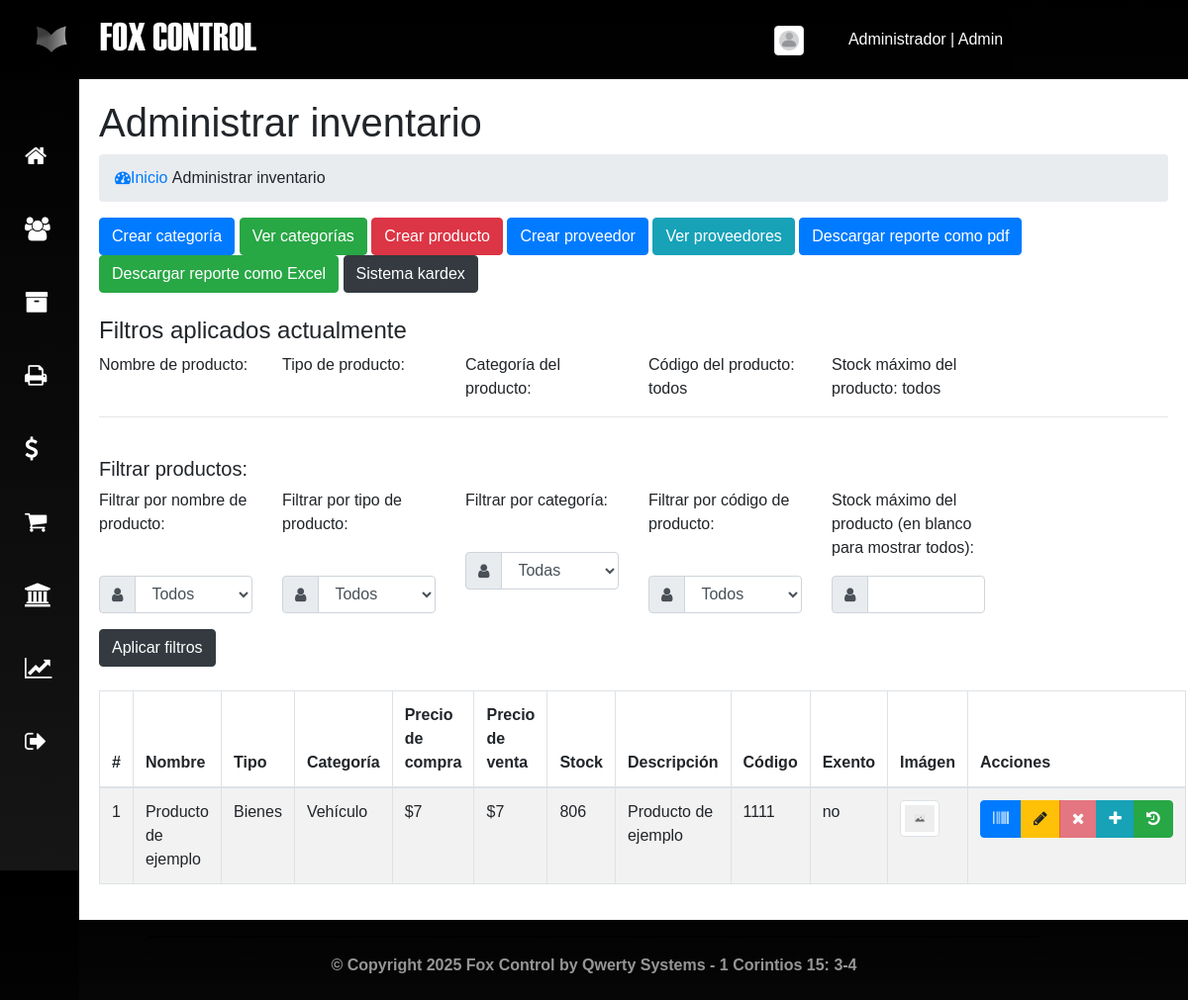
The page /FOX-CONTROL/index.php?ruta=inventario&filtroNombre=todos&filtroTipo=todos&filtroCategoria=todos&filtroCodigo=todos&filtroStock=todos (signed in) on the database its author committed.
### tables this page shows
CREATE TABLE `inventario` (
  `id` int(11) NOT NULL,
  `nombre` text NOT NULL,
  `tipo` int(11) NOT NULL,
  `categoria_id` int(11) NOT NULL,
  `precio_compra` double NOT NULL,
  `precio_venta` double NOT NULL,
  `stock` int(11) NOT NULL,
  `descripcion` text NOT NULL,
  `codigo` text NOT NULL,
  `imagen` text NOT NULL,
  `unidadMedida` int(11) NOT NULL,
  `peso` text NOT NULL,
  `fecha_vencimiento` date NOT NULL,
  `fecha` timestamp NOT NULL DEFAULT current_timestamp() ON UPDATE current_timestamp(),
  `exento_iva` text NOT NULL,
  `origen` text NOT NULL,
  `marca` text NOT NULL,
  `modelo` text NOT NULL
);

CREATE TABLE `categorias` (
  `id` int(11) NOT NULL,
  `nombre` text NOT NULL,
  `descripcion` text NOT NULL
);

### FOX-CONTROL/controladores/plantilla.controlador.php (called while the page is built)
<?php
class ControladorPlantilla{
	static public function ctrPlantilla(){
		include "vistas/plantilla.php";
	}
}

### FOX-CONTROL/index.php (called while the page is built, shortened)
<?php
require_once "controladores/plantilla.controlador.php";
require_once "controladores/usuarios.controlador.php";
require_once "controladores/categorias.controlador.php";
require_once "controladores/productos.controlador.php";
require_once "controladores/ordenes.controlador.php";
require_once "modelos/categorias.modelo.php";
require_once "modelos/productos.modelo.php";
$plantilla = new ControladorPlantilla();
$plantilla -> ctrPlantilla();

### FOX-CONTROL/controladores/productos.controlador.php (called while the page is built, shortened)
<?php
class ControladorProductos{
	static public function ctrMostrarProductos($item, $valor){
		$tabla = "inventario";
		$respuesta = ModeloProductos::MdlMostrarProductos($tabla, $item, $valor);
		return $respuesta;
	}
}

### FOX-CONTROL/modelos/conexion.php (called while the page is built, shortened)
<?php
class Conexion{
	static public function conectar(){
		$link = new PDO("mysql:host=localhost;dbname=fox_control",
			            "root",
			            "");
		$link->exec("set names utf8");
		return $link;
	}
}

### FOX-CONTROL/modelos/productos.modelo.php (called while the page is built, shortened)
<?php
require_once "conexion.php";
class ModeloProductos{
	static public function mdlMostrarProductos($tabla, $item, $valor){
		if($item != null){
			$stmt = Conexion::conectar()->prepare("SELECT * FROM $tabla WHERE $item = :$item");
			$stmt -> bindParam(":".$item, $valor, PDO::PARAM_STR);
			$stmt -> execute();
			return $stmt -> fetch();
		}else{
			$stmt = Conexion::conectar()->prepare("SELECT * FROM $tabla");
			$stmt -> execute();
			return $stmt -> fetchAll();
		}
	}
}

### FOX-CONTROL/controladores/categorias.controlador.php (called while the page is built, shortened)
<?php
class ControladorCategorias{
	static public function ctrMostrarCategorias($item, $valor){
		$tabla = "categorias";
		$respuesta = ModeloCategorias::MdlMostrarCategorias($tabla, $item, $valor);
		return $respuesta;
	}
}

### FOX-CONTROL/modelos/categorias.modelo.php (called while the page is built, shortened)
<?php
require_once "conexion.php";
class ModeloCategorias{
	static public function mdlMostrarCategorias($tabla, $item, $valor){
		if($item != null){
			$stmt = Conexion::conectar()->prepare("SELECT * FROM $tabla WHERE $item = :$item");
			$stmt -> bindParam(":".$item, $valor, PDO::PARAM_STR);
			$stmt -> execute();
			return $stmt -> fetch();
		}else{
			$stmt = Conexion::conectar()->prepare("SELECT * FROM $tabla");
			$stmt -> execute();
			return $stmt -> fetchAll();
		}
	}
}

### FOX-CONTROL/vistas/modulos/inventario.php (the view, shortened to what this page needs)
<div class="main-content content-wrapper">
  <section class="content-header">
    <h1>
      Administrar inventario
    </h1>
    <ol class="breadcrumb">
      <li><a href="inicio"><i class="fa fa-dashboard"></i>Inicio </a></li>
      <li class="active">&nbsp;Administrar inventario</li>
    </ol>
  </section>
  <section class="content">
    <div class="box">
      <div class="box-header with-border">
        <button class="btn btn-primary" data-toggle="modal" data-target="#modalCrearCategoria">Crear categoría</button>
        <button class="btn btn-success" data-toggle="modal" data-target="#modalVerCategorias">Ver categorías</button>
        <button class="btn btn-danger" data-toggle="modal" data-target="#modalCrearProducto">Crear producto</button>
        <button class="btn btn-primary" data-toggle="modal" data-target="#modalCrearProveedor">Crear proveedor</button>
        <button class="btn btn-info" data-toggle="modal" data-target="#modalVerProveedores">  Ver proveedores</button>
        <button class="btn btn-primary" id="imprimirInventario" onclick="descargarPdf2()">Descargar reporte como pdf</button>
        <button class="btn btn-success" onclick="exportarExcel2()">Descargar reporte como Excel</button>
        <button class="btn btn-dark" onclick="location.href='kardex'">Sistema kardex</button>
<br><br>
      </div>
      <div class="box-body">
      <?php
            $filtroNombre = isset($_GET['filtroNombre']) ? $_GET['filtroNombre'] : 'todos';
            $filtroTipo = isset($_GET['filtroTipo']) ? $_GET['filtroTipo'] : 'todos';
            $filtroCategoria = isset($_GET['filtroCategoria']) ? $_GET['filtroCategoria'] : 'todos';
            $filtroCodigo = isset($_GET['filtroCodigo']) ? $_GET['filtroCodigo'] : 'todos';
            $filtroStock = isset($_GET['filtroStock']) ? $_GET['filtroStock'] : 'todos';
            $filtroNombreF = "";
            $filtroTipoF = "";
            $filtroCategoriaF = "";
            echo '
                <h4>Filtros aplicados actualmente</h4>
                <div class="row">
                  <div class="col-xl-2 col-xs-12">
                    Nombre de producto: '.$filtroNombreF.'
                  </div>
                  <div class="col-xl-2 col-xs-12">
                    Tipo de producto: '.$filtroTipoF.'
                  </div>
                  <div class="col-xl-2 col-xs-12">
                    Categoría del producto: '.$filtroCategoriaF.'
                  </div>
                  <div class="col-xl-2 col-xs-12">
                    Código del producto: '.$filtroCodigo.'
                  </div>
                  <div class="col-xl-2 col-xs-12">
                    Stock máximo del producto: '.$filtroStock.'
                  </div>
                </div>
            ';
        ?>
        <hr>
        <br>
        <h5>Filtrar productos:</h5>
        <form role="form" method="get" action="index.php?ruta=inventario" enctype="multipart/form-data">
          <div class="row">
            <div class="col-xl-2 col-xs-12">
                <div class="form-group">
                <p>Filtrar por nombre de producto:</p>
                <br>
                  <div class="input-group mb-3">
                        <div class="input-group-prepend">
                                <span class="input-group-text" id="basic-addon1"><i class="fa fa-user"></i></span>
                        </div>
                        <select class="form-control" name="filtroNombre" value="" required>
                          <option value="todos">Todos</option>
                          <?php
                              $item = null;
                              $valor = null;
                              $productos = ControladorProductos::ctrMostrarProductos($item, $valor);
                          ?>
                        </select>
                  </div>
                </div>
            </div>
            <div class="col-xl-2 col-xs-12">
                <div class="form-group">
                <p>Filtrar por tipo de producto:</p>
                <br>
                  <div class="input-group mb-3">
                        <div class="input-group-prepend">
                                <span class="input-group-text" id="basic-addon1"><i class="fa fa-user"></i></span>
                        </div>
                        <select class="form-control" name="filtroTipo" value="" required>
                          <option value="todos">Todos</option>
                        </select>
                  </div>
                </div>
            </div>
            <div class="col-xl-2 col-xs-12">
                <div class="form-group">
                <p>Filtrar por categoría:</p>
                <br>
                  <div class="input-group mb-3">
                        <div class="input-group-prepend">
                                <span class="input-group-text" id="basic-addon1"><i class="fa fa-user"></i></span>
                        </div>
                        <select class="form-control" name="filtroCategoria" value="" required>
                          <option value="todos">Todas</option>
                        </select>
                  </div>
                </div>
            </div>
            <div class="col-xl-2 col-xs-12">
                <div class="form-group">
                <p>Filtrar por código de producto:</p>
                <br>
                  <div class="input-group mb-3">
                        <div class="input-group-prepend">
                                <span class="input-group-text" id="basic-addon1"><i class="fa fa-user"></i></span>
                        </div>
                        <select class="form-control" name="filtroCodigo" value="" required>
                          <option value="todos">Todos</option>
                        </select>
                  </div>
                </div>
            </div>
            <div class="col-xl-2 col-xs-12">
                <div class="form-group">
                <p>Stock máximo del producto (en blanco para mostrar todos):</p>
                  <div class="input-group mb-3">
                        <div class="input-group-prepend">
                                <span class="input-group-text" id="basic-addon1"><i class="fa fa-user"></i></span>
                        </div>
                        <input type="number" class="form-control" name="filtroStock" value="">
                  </div>
                </div>
            </div>
          </div>
          <button type="submit" class="btn btn-dark">Aplicar filtros</button>
        </form>
        <br>
       <table class="table table-bordered table-striped dt-responsive tablas" id="inventario" width="100%">
        <thead>
         <tr>
           <th style="width:10px">#</th>
           <th>Nombre</th>
           <th>Tipo</th>
           <th>Categoría</th>
           <th>Precio de compra</th>
           <th>Precio de venta</th>
           <th>Stock</th>
           <th>Descripción</th>
           <th>Código</th>
           <th>Exento</th>
           <th>Imágen</th>
           <th>Acciones</th>
         </tr>
        </thead>
        <tbody>
        <?php
        $item = null;
        $valor = null;
        $productos = ControladorProductos::ctrMostrarProductos($item, $valor);
        foreach ($productos as $key => $value){
          $item1 = "id";
          $valor1 = $value["categoria_id"];
          $categorias1 = ControladorCategorias::ctrMostrarCategorias($item1, $valor1);
          if (
            ($filtroNombre == "todos" || $value["id"] == $filtroNombre) &&
            ($filtroTipo == "todos" || $value["tipo"] == $filtroTipo) &&
            ($filtroCategoria == "todos" || $categorias1["id"] == $filtroCategoria) &&
            ($filtroCodigo == "todos" || $value["codigo"] == $filtroCodigo) &&
            ($filtroStock == "" || $value["stock"] <= $filtroStock)
            ){
              $tipoTexto = "";
              if($value["tipo"] == "1"){
                $tipoTexto = "Bienes";
              }
                echo ' <tr>
                        <td>'.($key+1).'</td>
                        <td>'.$value["nombre"].'</td>
                        <td>'.$tipoTexto.'</td>';
                        echo '
                        <td>'.$categorias1["nombre"].'</td>
                        <td>$'.$value["precio_compra"].'</td>
                        <td>$'.$value["precio_venta"].'</td>
                        <td>'.$value["stock"].'</td>
                        <td>'.$value["descripcion"].'</td>
                        <td>'.$value["codigo"].'</td>
                        <td>'.$value["exento_iva"].'</td>';
                        if($value["imagen"] != ""){
                          echo '<td><img src="'.$value["imagen"].'" class="img-thumbnail" width="40px"></td>';
                        }else{
                          echo '<td><img src="vistas/img/anonimo.png" class="img-thumbnail" width="40" alt="Usuario"></td>';
                        }
                        echo '
                        <td>
                          <div class="btn-group">
                            <button class="btn btn-primary btnCodigoBarra" idProducto="'.$value["id"].'"><i class="fa fa-barcode"></i></button>
                            <button class="btn btn-warning btnEditarProducto" idProducto="'.$value["id"].'" data-toggle="modal" data-target="#modalEditarProducto"><i class="fa fa-pencil"></i></button>
                            <button class="btn btn-danger btnEliminarProducto" idProducto="'.$value["id"].'" disabled><i class="fa fa-times"></i></button>
                            <button class="btn btn-info btnAgregarStock" idProducto="'.$value["id"].'" data-toggle="modal" data-target="#modalAgregarStock"><i class="fa fa-plus"></i></button>
                            <button class="btn btn-success btnVerAgregacionesStock" idProducto="'.$value["id"].'" data-toggle="modal" data-target="#modalVerAgregacionesStock"><i class="fa fa-history"></i></button>
                          </div>
                        </td>
                      </tr>';
            }
        }
        ?>
        </tbody>
       </table>
      </div>
    </div>
  </section>
</div>
  </div>

### rows shown on the page
inventario: nombre "Producto de ejemplo", tipo "Bienes", categoria.nombre "Vehículo", precio_compra "7", precio_venta "7", stock "806", descripcion "Producto de ejemplo", codigo "1111", exento_iva "no", imagen (picture)

### other values the page prints
$_SESSION["nombre"] "Administrador"
$_SESSION["rol"] "Admin"
$filtroCodigo "todos"
$filtroStock "todos"
